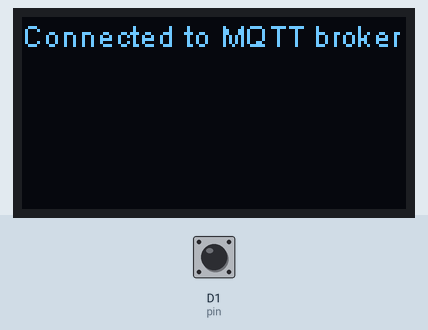
Simulated run of this sketch. Board: ESP8266 (NodeMCU). On the bench: 128×64 one-colour display. Inputs (shaded band) come from the test bench; at power-on: D1 (pin) HIGH. WiFi joins after 1.5 s; servers stay silent unless stated; no MQTT or app messages arrive unless stated; what the sketch prints to the serial monitor is not drawn.

Above: at 1.6 s.
At 3.8 s:
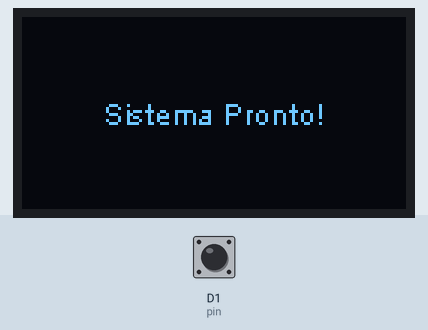
3.9 s: D1 (pin) pulsed LOW 5 times (0.12 s each, 0.3 s apart)
At 5.5 s:
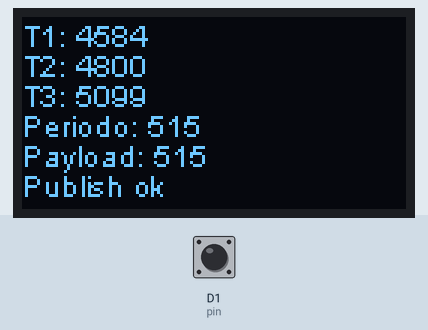
Timing chart, 0 to 7.0 s (numbered marks = the images above; inputs shaded):
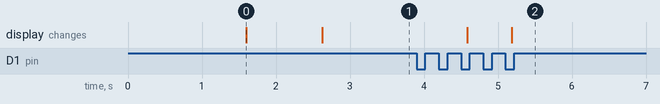

The sketch:

Pendulo_mqtt_esp8266_OTA.ino
```cpp
#include <ESP8266WiFi.h>
#include <ESP8266WebServer.h>
#include <WiFiManager.h>
#include <PubSubClient.h>
#include <Wire.h>
#include <ESP8266mDNS.h>
#include <ArduinoOTA.h>
#include "SSD1306Wire.h" // legacy include: `#include "SSD1306.h"`
#define SSID "ESP12E_AP_MODE"
#define PASSWRORD "12345678"
#define SDA_PIN D6
#define SCL_PIN D3
#define pin D1

SSD1306Wire  display(0x3c, D6, D5);
// SH1106 display(0x3c, D3, D5);
int count = 0;
char* topic = "/pendulo";
char* server = "10.0.40.168";
boolean wifi = false, mqtt = false;
WiFiClient wifiClient;
void callback(char* topic, byte * payload, unsigned int length);
PubSubClient client(server, 1883, callback, wifiClient);

/************************************************************************************
** SETUP
************************************************************************************/
void setup() {
  oledSetup();
  display.setTextAlignment(TEXT_ALIGN_CENTER_BOTH);
  display.setFont(ArialMT_Plain_10);
  oledNewMessage(display.getWidth() / 2, display.getHeight() / 2, "Buscando conexão");
  wifi = wifiSetup();
  if (wifi)mqtt = mqttSetup();
  display.init();
  display.flipScreenVertically();
  display.setContrast(255);
  pinMode(pin, INPUT_PULLUP);
  display.setTextAlignment(TEXT_ALIGN_CENTER_BOTH);
  display.setFont(ArialMT_Plain_10);
  oledNewMessage(display.getWidth() / 2, display.getHeight() / 2, "Sistema Pronto!");
  display.setTextAlignment(TEXT_ALIGN_LEFT);
  if (wifi) {
    ArduinoOTA.begin();
    ArduinoOTA.onStart([]() {
      display.clear();
      display.setFont(ArialMT_Plain_10);
      display.setTextAlignment(TEXT_ALIGN_CENTER_BOTH);
      display.drawString(display.getWidth() / 2, display.getHeight() / 2 - 10, "OTA Update");
      display.display();
    });

    ArduinoOTA.onProgress([](unsigned int progress, unsigned int total) {
      display.drawProgressBar(4, 32, 120, 8, progress / (total / 100) );
      display.display();
    });

    ArduinoOTA.onEnd([]() {
      display.clear();
      display.setFont(ArialMT_Plain_10);
      display.setTextAlignment(TEXT_ALIGN_CENTER_BOTH);
      display.drawString(display.getWidth() / 2, display.getHeight() / 2, "Restart");
      display.display();
    });
  }
}
/************************************************************************************
** LOOP
************************************************************************************/
void loop() {
  uint32_t time1 = 0, time2 = 0, time3 = 0;
  if (sensor()) {
    time1 = millis();
    while (sensor()) {
      if (wifi)ArduinoOTA.handle();
      yield(); ESP.wdtFeed();
    }
    while (!sensor() || time2 == 0) {
      if (wifi)ArduinoOTA.handle();
      time2 = millis();
      yield(); ESP.wdtFeed();
    }
    while (sensor()) {
      if (wifi)ArduinoOTA.handle();
      yield(); ESP.wdtFeed();
    }
    while (!sensor() || time3 == 0) {
      time3 = millis();
      if (wifi)ArduinoOTA.handle();
      yield(); ESP.wdtFeed();
    }
    count++;
    String payload = String(time3 - time1);
    oledNewMessage(0, 0, "T1: " + String(time1));
    oledAddMessage(0, 10, "T2: " + String(time2));
    oledAddMessage(0, 20, "T3: " + String(time3));
    oledAddMessage(0, 30, "Periodo: " + String(time3 - time1));
    oledAddMessage(0, 40, "Payload: " + payload);
    Serial.print(String(count) + "º ciclo / ");
    Serial.println("Periodo: " + payload + " ms");
    if (wifi && mqtt) {
      if (client.connected()) {
        if (client.publish(topic, payload.c_str())) {
          oledAddMessage(0, 50, "Publish ok");
        }
        else {
          oledAddMessage(0, 50, "Publish failed");
        }
      }
      else {
        oledAddMessage(0, 0, "Diconectado");
        client.connect("ESP8266_872ysrjo21387y");
      }
    }
    if (wifi)ArduinoOTA.handle();
  }
}

/************************************************************************************
** FUNÇÕES P/ MQTT
************************************************************************************/
void callback(char* topic, byte * payload, unsigned int length) {
  // handle message arrived
}
bool mqttSetup() {
  display.setTextAlignment(TEXT_ALIGN_LEFT);
  if (client.connect("ESP8266_872ysrjo21387y")) {
    oledNewMessage(0, 0, "Connected to MQTT broker");
    delay(1000);
    return true;
  }
  else {
    oledNewMessage(0, 0, "MQTT connect failed");
//    oledAddMessage(0, 10, "Will reset and try again...");
    delay(5000);
    return false;
    //    abort();
  }
}
/************************************************************************************
** FUNÇÕES P/ GPIO
************************************************************************************/
bool sensor() {
  return !digitalRead(pin);
}
/************************************************************************************
** FUNÇÕES P/ CONEXÃO
************************************************************************************/
bool wifiSetup() {
  WiFiManager WFManager;
  if (!WFManager.autoConnect(SSID, PASSWRORD)) {
    delay(3000);
    //Reinicia o ESP e tenta novamente ou entra em sono profundo (DeepSleep)
    //    ESP.reset();
    return false;
  }
  return true;
}
/************************************************************************************
** FUNÇÕES P/ OLED
************************************************************************************/
void oledSetup() {
  display.init();
  display.flipScreenVertically();
  display.setContrast(255);
}
void oledNewMessage(int16_t x, int16_t y, String msg) {
  display.clear();
  display.drawStringMaxWidth(x, y, display.getWidth(), msg);
  display.display();
}
void oledAddMessage(int16_t x, int16_t y, String msg) {
  display.drawStringMaxWidth(x, y, display.getWidth(), msg);
  display.display();
}
```

Measured:
- after the input at 3.9 s, the display: first changes after 0.68 s (image 2 shows a later state)
- what the display in image 0 shows lasts 1.0 s, from 1.6 s to 2.6 s
